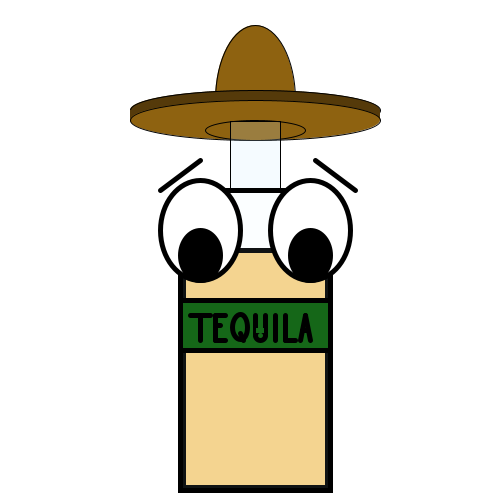
Frame 1 (no input)
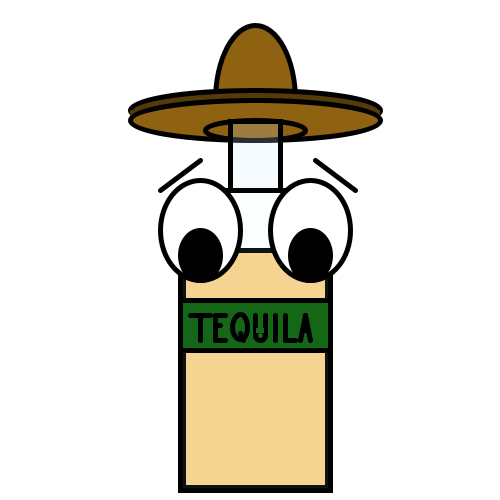
Frame 60 (the mouse pressed at the canvas centre just before this capture)
Frame 120 (the mouse held since frame 60 and released just before this capture): identical to frame 60, image omitted

The Processing sketch that drew these frames (run headless with seeded random() and noise(); from frame 60 on, the mouse is pressed at the canvas centre):

// Processing sketch: processing_167050
// ── processing_167050.pde

void setup()
{size(500,500);}
void draw()
{background(255);
fill(#8E6210);
ellipse(255,100,80,150);
fill(255);
noStroke();
rect(210,100,100,100);
noFill();
stroke(0);
rect(180,190,150,300);
fill(#553A0A);
stroke(0);
ellipse(255,110,250,40);
fill(#553A0A);
noStroke();
rect(130,110,10,10);
rect(370,110,10,10);
fill(#8E6210);
stroke(0);
ellipse(255,120,250,40);
ellipse(255,130,100,20);
fill(#CBECFF,50);
rect(230,121,50,69);
fill(#F2B033,150);
strokeWeight(5);
rect(183,250,144,237);
noFill();
ellipse(190,200,20,20);
ellipse(320,200,20,20);
fill(#CBECFF,20);
rect(180,190,150,300);
fill(#156718);
rect(180,300,150,50);
line(200,315,200,340);
line(190,315,210,315);
line(215,315,215,340);
line(215,315,225,315);
line(215,325,220,325);
line(215,340,225,340);
fill(#156718,0);
ellipse(240,327,15,25);
line(240,333,243,340);
line(255,315,255,335);
line(265,315,265,335);
fill(#156718,0);
ellipse(260,335,10,10);
fill(#156718);
noStroke();
rect(256,328,8,5);
stroke(0);
line(275,315,275,340);
line(285,315,285,340);
line(285,340,295,340);
line(300,340,305,315);
line(305,315,310,340);
line(302,330,307,330);
fill(255);
ellipse(200,230,80,100);
ellipse(310,230,80,100);
fill(0);
ellipse(200,255,40,50);
ellipse(310,255,40,50);
strokeWeight(5);
line(160,190,200,160);
line(355,190,315,160);}
